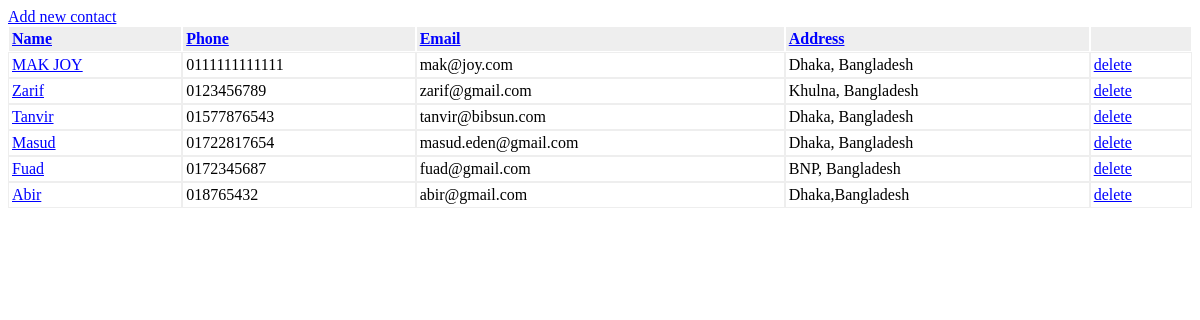
/?orderby=phone, run on the app's committed database.
### tables this page shows
CREATE TABLE IF NOT EXISTS `contacts` (
  `id` int(11) NOT NULL AUTO_INCREMENT,
  `name` varchar(128) NOT NULL,
  `phone` varchar(64) DEFAULT NULL,
  `email` varchar(255) DEFAULT NULL,
  `address` varchar(255) DEFAULT NULL,
  PRIMARY KEY (`id`)
);

### index.php (called while the page is built)
<?php
require_once 'controller/ContactsController.php';
$controller = new ContactsController();
$controller->handleRequest();
?>

### model/ContactsService.php (called while the page is built, shortened)
<?php
require_once 'model/ContactsGateway.php';
class ContactsService {
    private $contactsGateway    = NULL;
    public function __construct() {
        $this->contactsGateway = new ContactsGateway();
    }
    public function getAllContacts($order) {
        try {
            $res = $this->contactsGateway->selectAll($order);
            return $res;
        } catch (Exception $e) {
            $this->closeDb();
            throw $e;
        }
    }
}
?>

### model/ContactsGateway.php (called while the page is built, shortened)
<?php
class ContactsGateway {
    public function selectAll($order) {
        $dbOrder =  mysql_real_escape_string($order);
        $dbres = mysql_query("SELECT * FROM contacts ORDER BY $dbOrder ASC");
        $contacts = array();
        while ( ($obj = mysql_fetch_object($dbres)) != NULL ) {
            $contacts[] = $obj;
        }
        return $contacts;
    }
}
?>

### view/contacts.php (the view, shortened to what this page needs)
<!DOCTYPE html>
<html>
    <head>
    </head>
    <body>
        <div><a href="index.php?op=new">Add new contact</a></div>
        <table class="contacts" border="0" cellpadding="0" cellspacing="0">
            <thead>
                <tr>
                    <th><a href="?orderby=name">Name</a></th>
                    <th><a href="?orderby=phone">Phone</a></th>
                    <th><a href="?orderby=email">Email</a></th>
                    <th><a href="?orderby=address">Address</a></th>
                    <th>&nbsp;</th>
                </tr>
            </thead>
            <tbody>
            <?php foreach ($contacts as $contact): ?>
                <tr>
                    <td><a href="index.php?op=show&id=<?php print $contact->id; ?>"><?php print htmlentities($contact->name); ?></a></td>
                    <td><?php print htmlentities($contact->phone); ?></td>
                    <td><?php print htmlentities($contact->email); ?></td>
                    <td><?php print htmlentities($contact->address); ?></td>
                    <td><a href="index.php?op=delete&id=<?php print $contact->id; ?>">delete</a></td>
                </tr>
            <?php endforeach; ?>
            </tbody>
        </table>
    </body>
</html>

### view/contacts.php (style rules this page uses)
table.contacts { width: 100%; }
table.contacts thead { background-color: #eee; text-align: left; }
table.contacts thead th { border: solid 1px #fff; padding: 3px; }
table.contacts tbody td { border: solid 1px #eee; padding: 3px; }
a, a:hover, a:active, a:visited { color: blue; text-decoration: underline; }

### data on the page
contacts: name "MAK JOY", phone "0111111111111", email "mak@joy.com", address "Dhaka, Bangladesh"
contacts: name "Zarif", phone "0123456789", email "zarif@gmail.com", address "Khulna, Bangladesh"
contacts: name "Tanvir", phone "01577876543", email "tanvir@bibsun.com", address "Dhaka, Bangladesh"
contacts: name "Masud", phone "01722817654", email "masud.eden@gmail.com", address "Dhaka, Bangladesh"
contacts: name "Fuad", phone "0172345687", email "fuad@gmail.com", address "BNP, Bangladesh"
contacts: name "Abir", phone "018765432", email "abir@gmail.com", address "Dhaka,Bangladesh"
